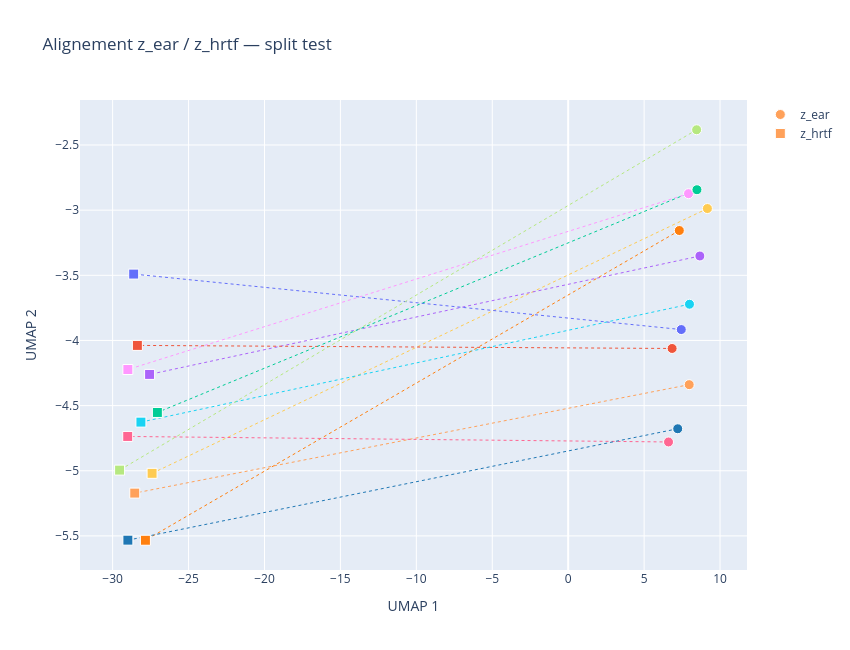

Write notebook code for a chart like this one.
### Code cell
#C'est la visualisation centrale qui répond directement à la question :
#  "Le modèle aligne-t-il correctement les deux modalités ?"
viz = EmbeddingVisualizer(space)
viz.plot_alignment(split='test')

### Figure 1 — Plotly figure (JSON) as saved in the notebook; plotly's stock layout.template omitted (floating-point values rounded to 4 significant figures)
{"data": [{"hoverinfo": "skip", "line": {"color": "#FFA15A", "dash": "dot", "width": 1}, "mode": "lines", "showlegend": false, "type": "scatter", "x": [7.969, -28.54], "y": [-4.339, -5.172]}, {"hoverinfo": "skip", "line": {"color": "#FECB52", "dash": "dot", "width": 1}, "mode": "lines", "showlegend": false, "type": "scatter", "x": [9.168, -27.4], "y": [-2.988, -5.02]}, {"hoverinfo": "skip", "line": {"color": "#FF97FF", "dash": "dot", "width": 1}, "mode": "lines", "showlegend": false, "type": "scatter", "x": [7.924, -29.0], "y": [-2.873, -4.223]}, {"hoverinfo": "skip", "line": {"color": "#AB63FA", "dash": "dot", "width": 1}, "mode": "lines", "showlegend": false, "type": "scatter", "x": [8.672, -27.57], "y": [-3.352, -4.261]}, {"hoverinfo": "skip", "line": {"color": "#EF553B", "dash": "dot", "width": 1}, "mode": "lines", "showlegend": false, "type": "scatter", "x": [6.845, -28.37], "y": [-4.062, -4.038]}, {"hoverinfo": "skip", "line": {"color": "#19D3F3", "dash": "dot", "width": 1}, "mode": "lines", "showlegend": false, "type": "scatter", "x": [7.988, -28.14], "y": [-3.722, -4.627]}, {"hoverinfo": "skip", "line": {"color": "#636EFA", "dash": "dot", "width": 1}, "mode": "lines", "showlegend": false, "type": "scatter", "x": [7.448, -28.61], "y": [-3.916, -3.491]}, {"hoverinfo": "skip", "line": {"color": "#FF7F0E", "dash": "dot", "width": 1}, "mode": "lines", "showlegend": false, "type": "scatter", "x": [7.318, -27.84], "y": [-3.156, -5.533]}, {"hoverinfo": "skip", "line": {"color": "#FF6692", "dash": "dot", "width": 1}, "mode": "lines", "showlegend": false, "type": "scatter", "x": [6.608, -29.0], "y": [-4.779, -4.737]}, {"hoverinfo": "skip", "line": {"color": "#00CC96", "dash": "dot", "width": 1}, "mode": "lines", "showlegend": false, "type": "scatter", "x": [8.479, -27.05], "y": [-2.843, -4.553]}, {"hoverinfo": "skip", "line": {"color": "#1F77B4", "dash": "dot", "width": 1}, "mode": "lines", "showlegend": false, "type": "scatter", "x": [7.213, -29.0], "y": [-4.678, -5.533]}, {"hoverinfo": "skip", "line": {"color": "#B6E880", "dash": "dot", "width": 1}, "mode": "lines", "showlegend": false, "type": "scatter", "x": [8.459, -29.54], "y": [-2.383, -4.995]}, {"hovertemplate": "%{text} — ear<extra></extra>", "marker": {"color": ["#FFA15A", "#FECB52", "#FF97FF", "#AB63FA", "#EF553B", "#19D3F3", "#636EFA", "#FF7F0E", "#FF6692", "#00CC96", "#1F77B4", "#B6E880"], "line": {"color": "white", "width": 1}, "size": 10, "symbol": "circle"}, "mode": "markers", "name": "z_ear", "text": ["H13_aug1", "H20", "H18_mirror", "H12", "D2_mirror_aug1", "H15_mirror_aug1", "D1", "H5_mirror", "H16_mirror", "H10_mirror", "H3_mirror", "H17"], "type": "scatter", "x": [7.969, 9.168, 7.924, 8.672, 6.845, 7.988, 7.448, 7.318, 6.608, 8.479, 7.213, 8.459], "y": [-4.339, -2.988, -2.873, -3.352, -4.062, -3.722, -3.916, -3.156, -4.779, -2.843, -4.678, -2.383]}, {"hovertemplate": "%{text} — hrtf<extra></extra>", "marker": {"color": ["#FFA15A", "#FECB52", "#FF97FF", "#AB63FA", "#EF553B", "#19D3F3", "#636EFA", "#FF7F0E", "#FF6692", "#00CC96", "#1F77B4", "#B6E880"], "line": {"color": "white", "width": 1}, "size": 10, "symbol": "square"}, "mode": "markers", "name": "z_hrtf", "text": ["H13_aug1", "H20", "H18_mirror", "H12", "D2_mirror_aug1", "H15_mirror_aug1", "D1", "H5_mirror", "H16_mirror", "H10_mirror", "H3_mirror", "H17"], "type": "scatter", "x": [-28.54, -27.4, -29.0, -27.57, -28.37, -28.14, -28.61, -27.84, -29.0, -27.05, -29.0, -29.54], "y": [-5.172, -5.02, -4.223, -4.261, -4.038, -4.627, -3.491, -5.533, -4.737, -4.553, -5.533, -4.995]}], "layout": {"height": 650, "title": {"text": "Alignement z_ear / z_hrtf — split test"}, "width": 850, "xaxis": {"title": {"text": "UMAP 1"}}, "yaxis": {"title": {"text": "UMAP 2"}}}}
